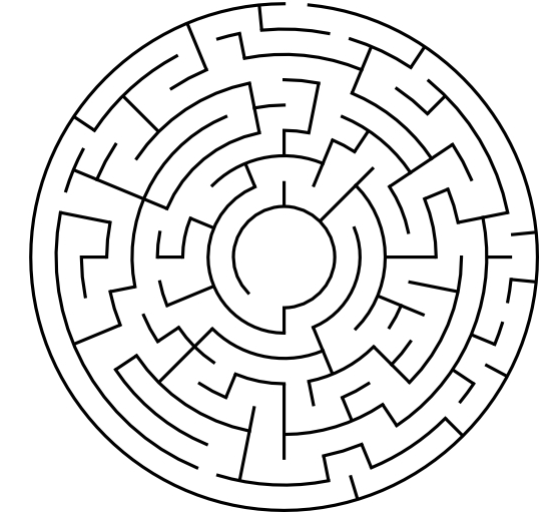
#> input picture maze1.png, 552 x 519 px
$ python Astar.py
#> lines starting #> are read from the running program, lines starting #| are printed output that depends on the picture
import math
from operator import attrgetter
import matplotlib.pyplot as plt
import cv2
import numpy as np


def calc_f(x, y, goalx, goaly):
    return math.hypot(x - goalx, y - goaly)

class Node:
    def __init__(self, x, y, g):
        self.x = x
        self.y = y
        self.f = calc_f(self.x, self.y, gx, gy) #sqrt(x*x + y*y) 欧几里得
        self.g = g
        self.h = self.f + self.g
        self.pathx = []
        self.pathy = []

    def __add__(self, other):
        return Node(self.x + other[0], self.y + other[1], self.g + w)

    def __repr__(self):
        return str(self.x) + "-" + str(self.y) + "-" + str(self.h)

    def __eq__(self, other):
        if self.x == other.x and self.y == other.y:
            return True
        return False

def on_EVENT_LBUTTONDOWN(event, x, y,flags, param):
    if event == cv2.EVENT_LBUTTONDOWN:
        xy = "%d,%d" % (x, y)
        a.append(x)
        b.append(y)
        cv2.circle(img1, (x, y), 1, (0, 0, 255), thickness=-1)
        cv2.putText(img1, xy, (x, y), cv2.FONT_HERSHEY_PLAIN,
                    1.0, (0, 0, 0), thickness=1)
        cv2.imshow("image", img1)


w = 1
# steps = [(0, -1), (1, -1), (1, 0), (1, 1), (0, 1), (-1, 1), (-1, 0), (-1, -1)]
# steps = [(0, -1), (1, 0), (0, 1), (-1, 0)]
steps = [(0, -2), (2, 0), (0, 2), (-2, 0)]
# steps = [(0, -3), (3, 0), (0, 3), (-3, 0)]
# steps = [(0, -2), (2, -2), (2, 0), (2, 2), (0, 2), (-2, 2), (-2, 0), (-2, -2)]

filename = "maze1.png"
img = cv2.imread(filename)[:, :,0]
#> img: shape (519, 552); min 0, max 255, mean 232

# img = cv2.resize(img, (100, 25), interpolation=cv2.INTER_AREA)

borders = img.shape
#> borders = (519, 552)

img = cv2.flip(img, 0)
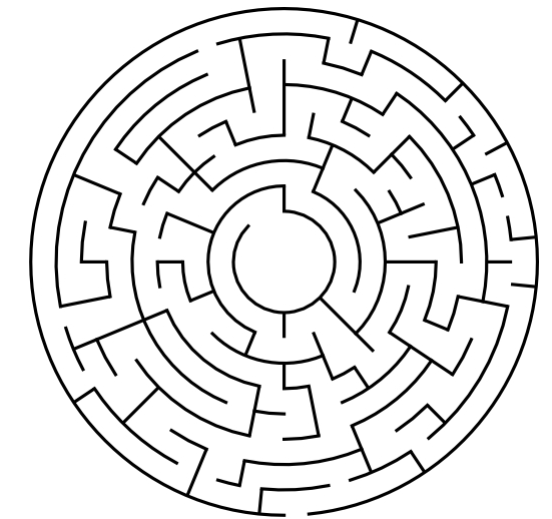
#> img: shape (519, 552); min 0, max 255, mean 232

np.set_printoptions(threshold=np.inf)
np.set_printoptions(linewidth=np.inf) # 这个参数填的是横向多宽


img1 = cv2.imread(filename)
#> img1 is the input picture: shape (519, 552, 3); min 0, max 255, mean 232
img1 = cv2.flip(img1, 0)
a =[]
b = []
cv2.namedWindow("image")
cv2.setMouseCallback("image", on_EVENT_LBUTTONDOWN)
cv2.imshow("image", img1)
cv2.waitKey(0)

#起点
#> (the run stopped early here; a loop or call above may not have finished)

$ run again, with 程序读入图片后的样子1.png copied over maze1.png
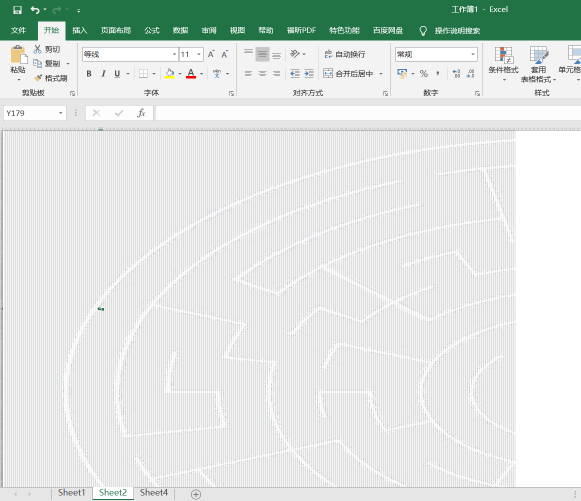
#> input picture 程序读入图片后的样子1.png, 1162 x 1002 px (shown at 1/2 size)
#> `img = cv2.flip(img, 0)`:
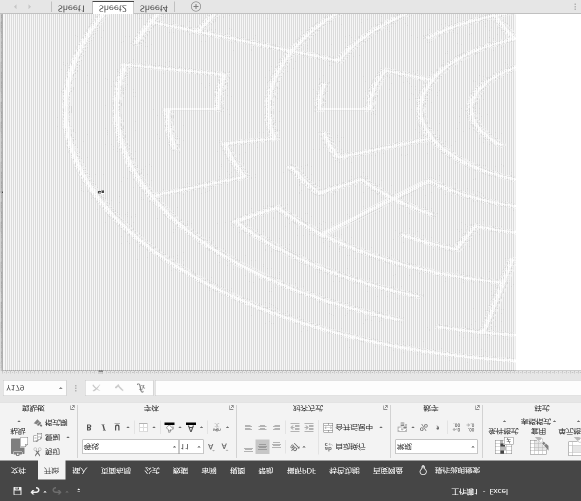
#> img: shape (1002, 1162) (shown at 1/2 size); min 0, max 255, mean 222.4
#> img1 is the input picture: shape (1002, 1162, 3); mean B, G, R 222.4, 225.8, 219.6
#> `img1 = cv2.flip(img1, 0)`:
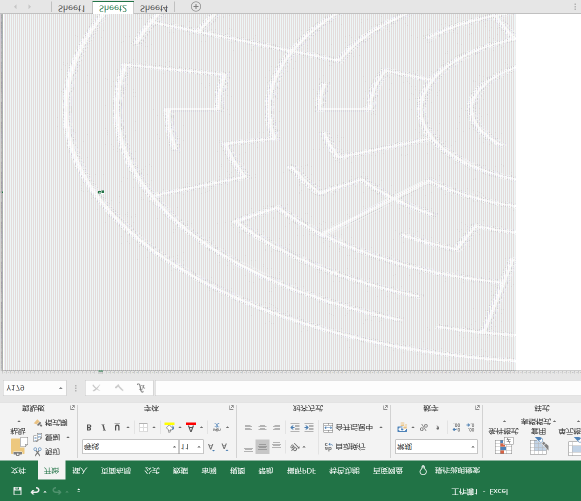
#> img1: shape (1002, 1162, 3) (shown at 1/2 size); mean B, G, R 222.4, 225.8, 219.6
